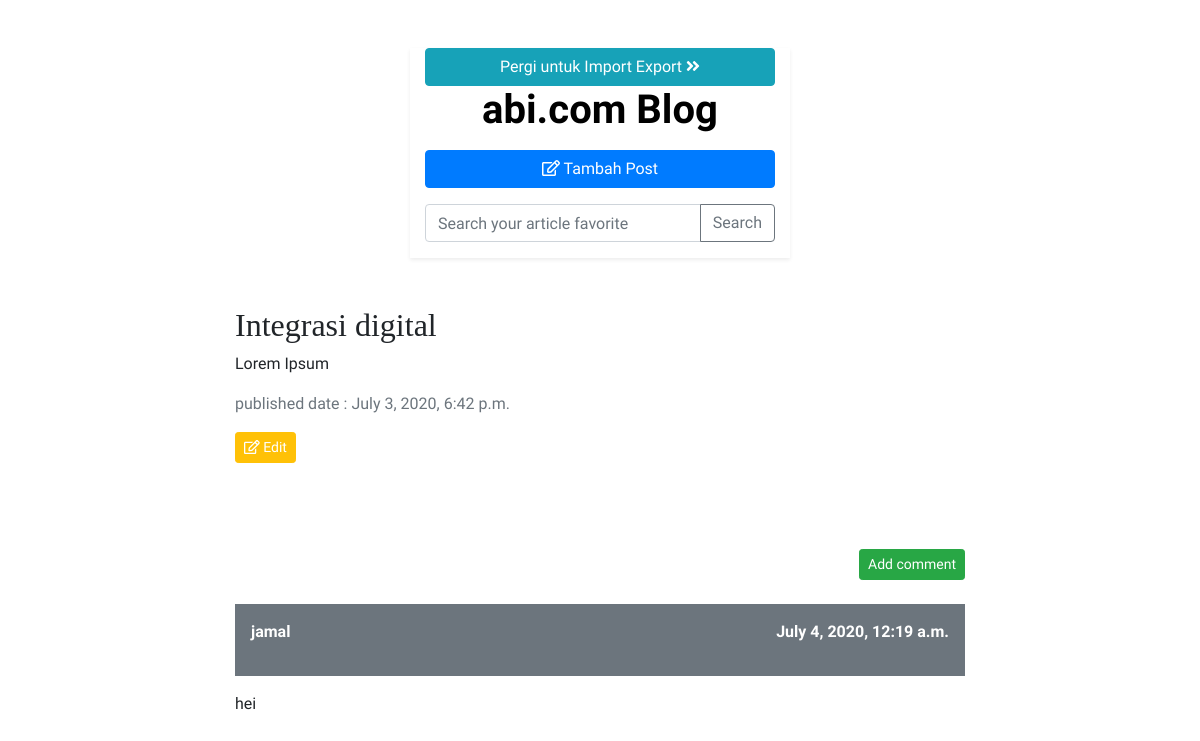
The page /post/47/ (signed in) on the database its author committed.
### blog/models.py (models this page shows, shortened)
class Post(models.Model):
    author = models.ForeignKey(settings.AUTH_USER_MODEL, on_delete=models.CASCADE)
    title = models.CharField(max_length=200)
    text = models.TextField()
    tags = models.ManyToManyField(Tag)
    created_date = models.DateTimeField(default=timezone.now)
    published_date = models.DateTimeField(blank=True, null=True)

class Comment(models.Model):
    post = models.ForeignKey('blog.Post', on_delete=models.CASCADE, related_name='comments')
    author = models.CharField(max_length=200)
    text = models.TextField()
    created_date = models.DateTimeField(default=timezone.now)
    approved_comment = models.BooleanField(default=False)

### blog/views.py (the view)
# urls.py: path('post/<int:pk>/', views.post_detail, name='post_detail'),
def post_detail(request, pk):
    post = get_object_or_404(Post, pk=pk)
    return render(request, 'blog/post_detail.html', {'post': post})

### blog/templates/blog/post_detail.html (shortened to what this page needs)
{% extends 'blog/base.html' %}
{% block content %}
<div class="col-md-8 mx-auto">
    <div class="post">
        <h2>{{ post.title }}</h2>
        <p>{{ post.text|linebreaksbr }}</p>
        <span class="text-muted d-block">published date : {{ post.published_date }}</span>
        {% if user.is_authenticated %}
            <a class="btn btn-warning my-3 btn-sm text-white" href="{% url 'post_edit' pk=post.pk %}"><i class="far fa-edit"></i> Edit</a>
        {% endif %}
    </div>
</div>
<div class="col-md-8 mx-auto">
    <div class=" d-flex justify-content-end">
        <a class="btn btn-success btn-sm" href="{% url 'add_comment_to_post' pk=post.pk %}">Add comment</a>
    </div>
    {% for comment in post.comments.all %}
        {% if user.is_authenticated or comment.approved_comment %}
            <div class="date">
                {% if not comment.approved_comment %}
                <a class="btn btn-default" href="{% url 'comment_remove' pk=comment.pk %}"></a>
                <a class="btn btn-default" href="{% url 'comment_approve' pk=comment.pk %}"></a>
                {% endif %}
            </div>
            <div class="d-flex bg-secondary text-white p-3 font-weight-bold justify-content-between">
                <strong>{{ comment.author }}</strong>
                <p>{{ comment.created_date }}</p>
            </div>
            <div>
                <p>{{ comment.text|linebreaks }}</p>
            </div>
        {% endif %}
    {% empty %}
        <p>No comments here yet :(</p>
    {% endfor %}
</div>
{% endblock %}

### blog/static/css/blog.css (style rules this page uses)
* { font-family: 'Muli', sans-serif; }
h1, h2, h3, h4 { font-family: 'Lobster', cursive; }
.date { color: #828282; }
.post { margin-bottom: 70px; }

### rows shown on the page
Post: title "Integrasi digital", text "Lorem Ipsum", published_date "July 3, 2020, 6:42 p.m."
Comment: approved_comment False (drawn), author "jamal", created_date "July 4, 2020, 12:19 a.m.", text "hei"
